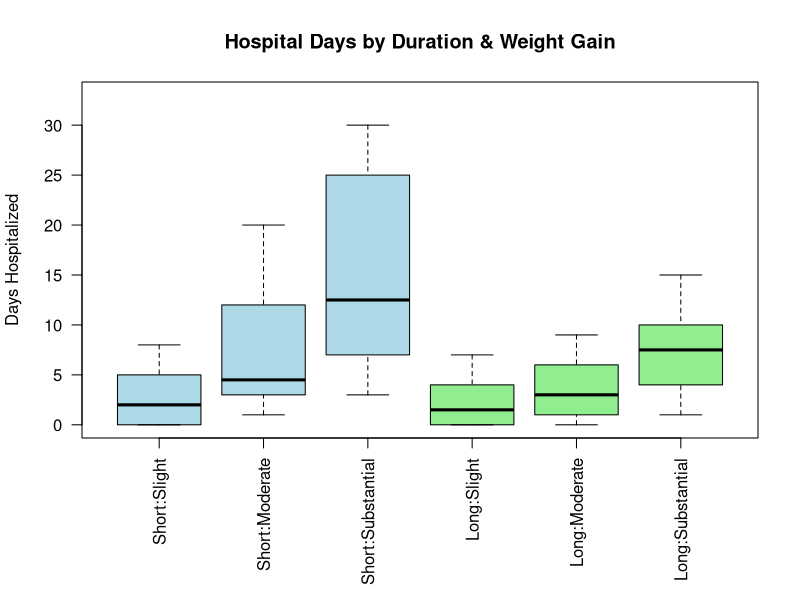
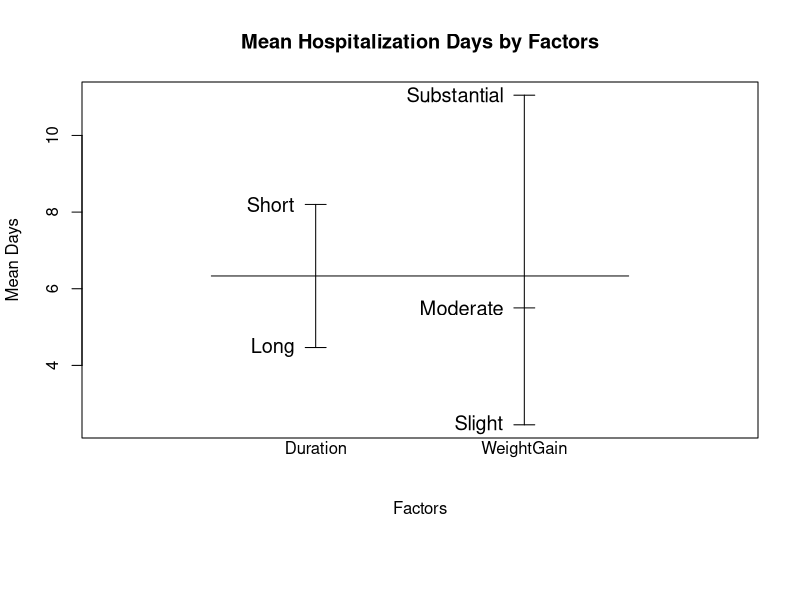
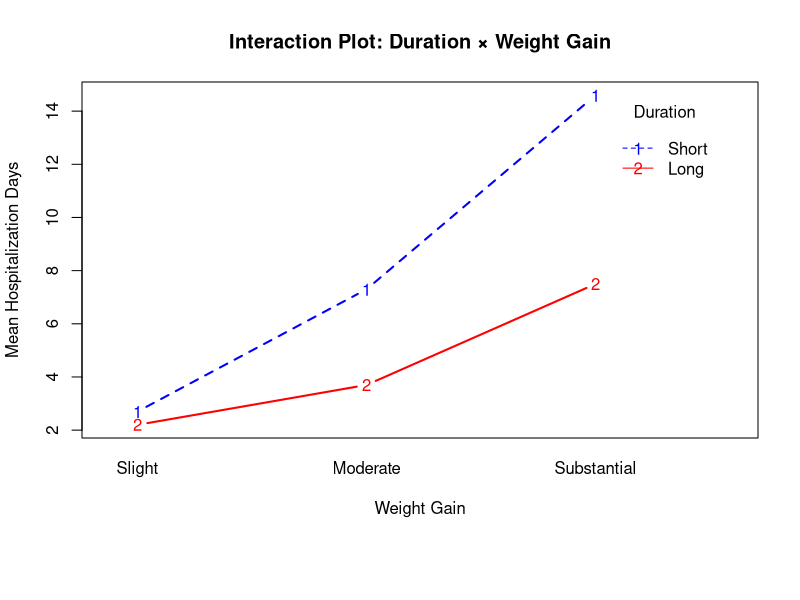
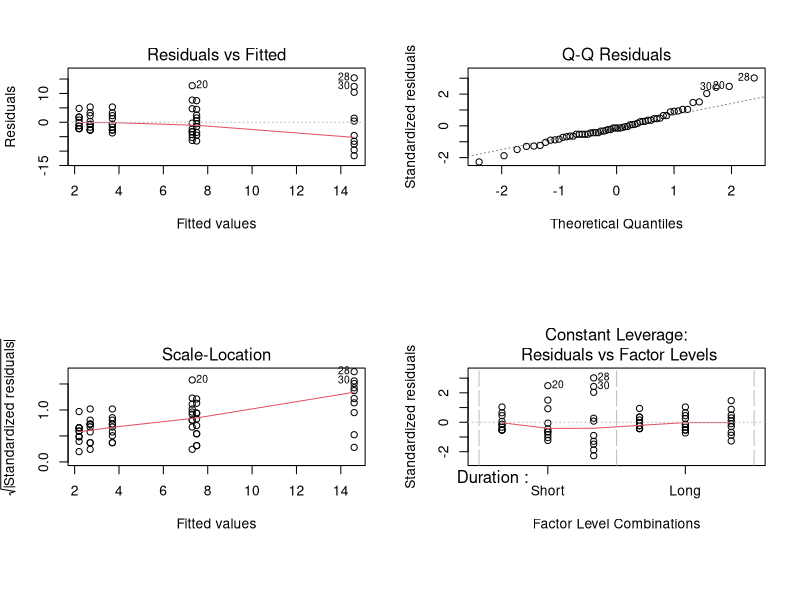

Generate these figures, in order, with R: (Note: this script raises an error after producing the figures.)
library(dplyr)
library(MASS)
library(multcomp)

days <- c(
  0, 2, 1, 3, 0, 2, 0, 5, 6, 8, 2, 4, 7, 12, 15, 4, 3, 1, 5, 20, 15, 10, 8, 5, 25, 16, 7, 30, 3, 27, 0, 1, 1, 0, 4, 2, 7, 4, 0, 3, 5, 3, 2, 0, 1, 1, 3, 6, 7, 9, 10, 8, 12, 3, 7, 15, 4, 9, 6, 1
)

duration <- c(rep(1, 30), rep(2, 30)) 
weight   <- rep(c(rep(1, 10), rep(2, 10), rep(3, 10)), 2)

# Combine into a data frame
KidneyFailure <- data.frame(
  Days = days,
  Duration = factor(duration, labels = c("Short", "Long")),
  WeightGain = factor(weight, labels = c("Slight", "Moderate", "Substantial"))
)

# Checking cell balance
table(KidneyFailure$Duration, KidneyFailure$WeightGain) 
# 10 in every cell --> balanced

summary.stats <- KidneyFailure %>%
  group_by(Duration, WeightGain) %>%
  summarise(
    Mean = mean(Days),
    Var = var(Days),
    SD = sd(Days)
  )

print(summary.stats)
#SD for short/slight = 2.7, for short/substantial = 9.7 --> red flag for heteroscedasticity

# boxplot (HA)
KidneyFailure$Group <- interaction(KidneyFailure$Duration, 
                                   KidneyFailure$WeightGain,
                                   sep=":")
KidneyFailure$Group <- factor(KidneyFailure$Group,
                              levels=c("Short:Slight", "Short:Moderate", 
                                       "Short:Substantial", "Long:Slight",
                                       "Long:Moderate", "Long:Substantial"))

par(mar = c(8, 4, 4, 2) + 0.1)  # Bottom margin = 8 lines

boxplot(Days ~ Group, data = KidneyFailure,
        main = "Hospital Days by Duration & Weight Gain",
        ylab = "Days Hospitalized",
        xlab = "",
        las = 2,  # Makes x-axis labels vertical
        col = rep(c("lightblue", "lightgreen"), each = 3),
        border = "black",
        ylim = c(0, max(KidneyFailure$Days) * 1.1))

# means per factor (HA)
plot.design(Days ~ Duration + WeightGain, data = KidneyFailure,
            main = "Mean Hospitalization Days by Factors",
            xlab = "Factors",
            ylab = "Mean Days",
            col = "black",
            pch = 16,
            cex = 1.2)
# interaction plot (HA)
interaction.plot(x.factor = KidneyFailure$WeightGain,  
                 trace.factor = KidneyFailure$Duration, 
                 response = KidneyFailure$Days,         
                 fun = mean,                            
                 xlab = "Weight Gain",                  
                 ylab = "Mean Hospitalization Days",    
                 main = "Interaction Plot: Duration × Weight Gain",
                 col = c("blue", "red"),               
                 lwd = 2,                               
                 trace.label = "Duration",              
                 type = "b")                           

# ANALYSIS (HA)
# 1. Test interaction 
fit_full <- aov(Days ~ Duration * WeightGain, data = KidneyFailure)
summary(fit_full)

# 2. Test main effects (additive model)
fit_additive <- aov(Days ~ Duration + WeightGain, data = KidneyFailure)
summary(fit_additive)

# MODEL AND ASSUMPTIONS

model.full <- lm(Days ~ Duration * WeightGain, data = KidneyFailure)
model.full

par(mfrow = c(2, 2))
plot(model.full) 
par(mfrow = c(1, 1))
#Residuals plot shows funnel shape (bigger spread in residuals for higher values)

shapiro.test(residuals(model.full))
#significant --> abnormal distribution of residuals

library(car)
# Homogeneity test (HA)
levene_result <- leveneTest(Days ~ Duration * WeightGain, 
                            data = KidneyFailure, center = mean)

print(levene_result)
#p-value < 0.001 indicates unequal variances across treatment duration and
# weight gain group.

# TRANSFORMATIONS

#box cox to find best transform
#use days + 1 since log(0) won't work
model.plus.1 <- lm(Days + 1 ~ Duration * WeightGain, data = KidneyFailure)
bc <- boxcox(model.plus.1, lambda = seq(-2, 2, 0.1))

# Find best Lambda
lambda.max <- max(bc$y)
best.lambda <- bc$x[bc$y == lambda.max]
print(best.lambda)

# Since lambda approaches 0 we use log-transformation
KidneyFailure$Days.Log <- log(KidneyFailure$Days + 1)

# TRANSFORMED MODEL
fit.main <- aov(Days.Log ~ Duration + WeightGain, data = KidneyFailure)
summary(fit.main)
fit.full <- aov(Days.Log ~ Duration * WeightGain, data = KidneyFailure)
summary(fit.full)
# we keep using full because pooling has barely any effect on p-values/statistical power so better to report full model for transparency

par(mfrow = c(2, 2))
plot(fit.full) 
par(mfrow = c(1, 1))

shapiro.test(residuals(fit.full))
#transformation seems to have fixed homoscedastisticy

# POST HOC ANALYSIS (Weight gain)

#Tukey for WeightGain (Jimmy)
tk_result <- TukeyHSD(fit.full, "WeightGain")
print(tk_result)
# Plotting the Tukey Confidence Intervals
par(mar = c(5, 10, 4, 2)) # Adjust margins for labels
plot(tk_result, las = 1, col = "steelblue")
abline(v = 0, lty = 2, col = "red")

#back transformation for Weight Gain
weightgain.bt <- data.frame(
  Comparison = rownames(tk_result$WeightGain),
  Log.Diff   = tk_result$WeightGain[, "diff"],
  Log.Lwr    = tk_result$WeightGain[, "lwr"],
  Log.Upr    = tk_result$WeightGain[, "upr"],
  p.value    = tk_result$WeightGain[, "p adj"]
)


#add p-values (HA) (edited by Jimmy)
weightgain.bt$p.value <- round(tk_result$WeightGain[, "p adj"], 4)
print(weightgain.bt$p.value)
## conclusion: p < 0.05 for all three comparisons => all weight groups differ
## significantly from each other. Every increase in weight gain leads to 
## significantly longer hospitalized days. 

# the ratio is e^(log_diff)
weightgain.bt$Ratio <- exp(weightgain.bt$Log.Diff)
weightgain.bt$Ratio.Lwr <- exp(weightgain.bt$Log.Lwr)
weightgain.bt$Ratio.Upr <- exp(weightgain.bt$Log.Upr)

# Percentage change (Formula: (Ratio - 1) * 100)
weightgain.bt$Pct.Change <- (weightgain.bt$Ratio - 1) * 100
weightgain.bt$Pct.Lwr    <- (weightgain.bt$Ratio.Lwr - 1) * 100
weightgain.bt$Pct.Upr    <- (weightgain.bt$Ratio.Upr - 1) * 100

weightgain.bt <- weightgain.bt %>%
  dplyr::select(Comparison, Ratio, Pct.Change, Pct.Lwr, Pct.Upr) %>%
  mutate(across(where(is.numeric), round, 1))

print(weightgain.bt)


#patients with a substantial weight gain have a significanly higher stay.
#3.7x times higher compared to slight weight (267%)
#moderate --> sligt 1.9 (88%)
#substantial --> moderate 2.0 (95%)

# ANALYSIS OF DURATION

#Duration has only two groups, so we already know that the effect is longer stay --> shorter hospitalization

#confidence intervals
ci.log <- confint(fit.full, parm="DurationLong", level = .95)

#coefficient
coef.log <- coef(fit.full)["DurationLong"]
#Back transformation for Duration
duration.bt <- data.frame(
  Comparison = "Long - Short" ,
  Ratio      = exp(coef(fit.main)["DurationLong"]),
  Pct.Change = (exp(coef.log) - 1) * 100,
  Pct.Lwr    = (exp(ci.log[1])-1) * 100 ,
  Pct.Upr    = (exp(ci.log[2])-1) * 100
)

duration.bt <- duration.bt %>%
  dplyr::select(Comparison, Ratio, Pct.Change, Pct.Lwr, Pct.Upr) %>%
  mutate(across(where(is.numeric), round, 1))

print(duration.bt)
#patients with a longer treatment had a 32,6% shorter stay in the hospital

# 7. Visualization & Conclusion

interaction.plot(x.factor = KidneyFailure$WeightGain, 
                 trace.factor = KidneyFailure$Duration, 
                 response = KidneyFailure$Days.Log, 
                 fun = mean, 
                 type = "b", 
                 legend = TRUE, 
                 ylab = "Mean Log(Days + 1)", 
                 xlab = "Weight Gain",
                 pch = c(1, 19),
                 col = c("black", "red"))

#Weight gain between treatment has a very strong impact on days in the hospital. 
#The extremer the weight gain, leads to longer hospital stays
#The time of dialysis impacts hospitalization, regardless of weight gain. 
#No interaction effect --> effects are additive
#Have to keep in mind log-transformation, the difference in *actual* amount of days between
#weight gain classes, but also withing for example substantial weight gain between
#short and long treatment within substantial weight gain is huge
